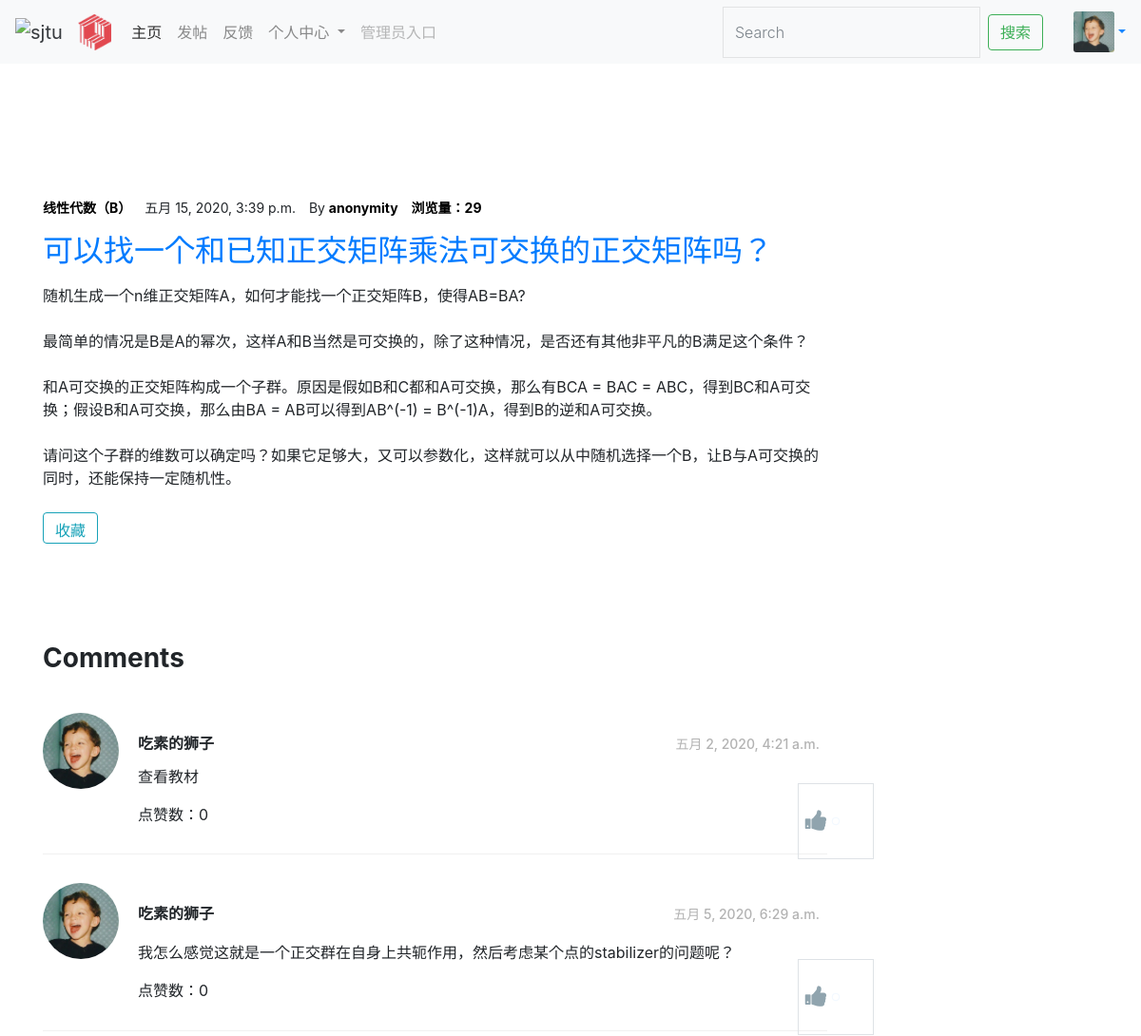
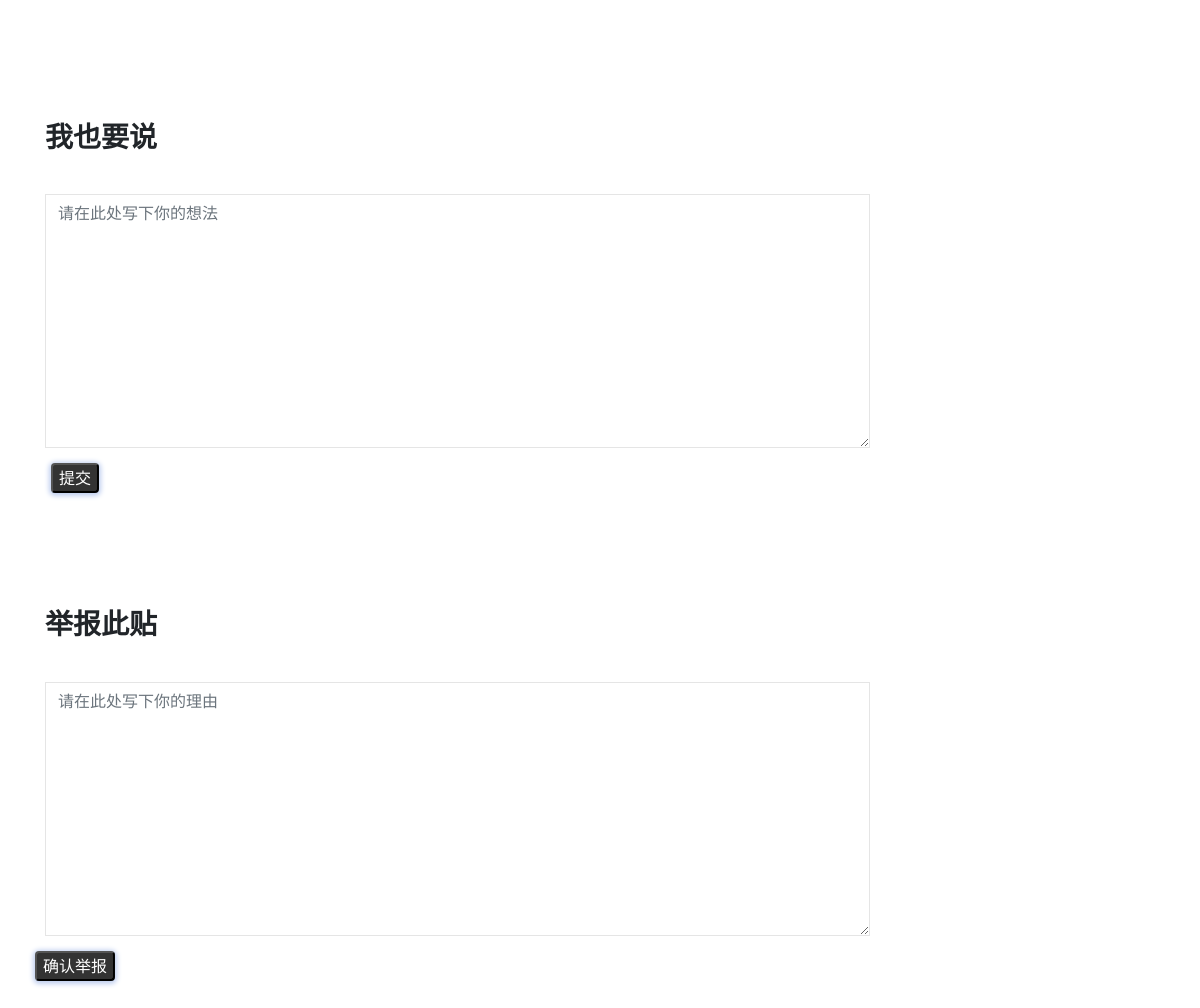
Page /qas_system/question/7/ (signed in) on the committed database (2 pictures, top to bottom).
### qas_system/models.py (models this page shows, shortened)
class User(models.Model):
    user_name = models.CharField(verbose_name='用户名', max_length=30, blank=False, unique=True)
    password = models.CharField(verbose_name='密码', max_length=30, blank=False)
    avatar = models.ImageField(upload_to='avatar/', verbose_name='头像', blank=True, null=True)
    email = models.CharField(max_length=20, default='', verbose_name='邮箱', blank=True, null=True)
    bio = models.TextField(max_length=500, default='', verbose_name='个人简介', blank=True, null=True)
    college = models.CharField(max_length=30, default='', verbose_name='学院', blank=True, null=True)
    major = models.CharField(max_length=20, default='', verbose_name='专业', blank=True, null=True)
    grade = models.CharField(max_length=20, default='', verbose_name='年级', blank=True, null=True)
    sex = models.CharField(max_length=2, default='', verbose_name='性别', blank=True, null=True)
    collect_question = models.ManyToManyField('Question')
    def __str__(self):
        return self.user_name

class Question(models.Model):
    question_title = models.CharField(verbose_name='标题', max_length=30, blank=False)
    question_text = RichTextField(verbose_name='具体描述')
    question_subject = models.ForeignKey('Subject', verbose_name='科目', on_delete=models.CASCADE)
    pub_date = models.DateTimeField(auto_now=True, verbose_name='提问日期')
    page_views = models.PositiveIntegerField(default=0, verbose_name='浏览量')
    questioner = models.ForeignKey('User', verbose_name='提问者', on_delete=models.CASCADE)
    good_num = models.IntegerField(default=0, verbose_name='点赞量')

class Subject(models.Model):
    name = models.CharField(max_length=30, unique=True, verbose_name='科目名称')
    def __str__(self):
        return self.name

class Comment(models.Model):
    question = models.ForeignKey('Question', verbose_name='问题', on_delete=models.CASCADE, related_name='comments')
    comment_text = RichTextField(verbose_name='评论内容')
    pub_date = models.DateTimeField(auto_now=True, verbose_name='评论时间')
    good_num = models.IntegerField(default=0, verbose_name='点赞量')
    comment_person = models.ForeignKey('User', verbose_name='评论者', on_delete=models.CASCADE, related_name='comments')
    class Meta:
        ordering = ('pub_date',)

### qas_system/views.py (the view)
# urls.py: path('question/<int:id>/', views.test_questionpage_ly, name='question_detail'),
def test_questionpage_ly(request, id):
    question = models.Question.objects.get(id=id)
    question.page_views += 1
    question.save(update_fields=['page_views'])
    comments = Comment.objects.filter(question=id)
    tipoffs = Tipoff.objects.filter(question=id)
    user = models.User.objects.get(id=request.session['user_id'])
    context = {'question': question, 'comments': comments, 'tipoffs': tipoffs, 'user': user}
    return render(request, 'question_detail.html', context)

### templates/question_detail.html (shortened to what this page needs)
{% extends 'base.html' %}
{% load static %}
{% block link_before %}
    <link rel="stylesheet" href="{% static 'font-awesome-4.7.0/css/font-awesome.min.css' %}">
{% endblock %}
{% block link_after %}
    <link rel="stylesheet" href="{% static 'mycss/style.css' %}">
{% endblock %}
{% block content %}
<div id="colorlib-container">
			<div class="container">
				<div class="row">
					<div class="col-md-9 content">
						<div class="row row-pb-lg">
							<div class="col-md-12">
								<div class="blog">
									<div class="desc">
										<p class="meta">
											<span class="sub"><a href="#">{{ question.question_subject }}</a></span>
											<span class="date">{{ question.pub_date }}</span>
											<span class="questioner">By <a href="#">{{ question.questioner }}</a></span>
                                            <span class="questioner"><a href="#">浏览量：{{ question.page_views }}</a></span>
										</p>
										<h2><a href="#">{{ question.question_title }}</a></h2>
                                        <p>{{ question.question_text | safe }}</p>
                                    </div>
                                    <div align="left">
                                        <button style="height: 33px" class="btn btn-outline-info my-2 my-sm-2" type="submit" onclick="javascrtpt:window.location.href='{% url 'qas_system:question_fav' question.id %}' ">收藏</button>
                                        <a>&nbsp;</a>
                                    </div>
								</div>
							</div>
						</div>
                        <div class="row row-pb-lg">
							<div class="col-md-12">
								<h2 class="comment-heading">Comments</h2>
                             {% if not comments %}
                             <div style="text-align: center" class="text-black-50">
                                 暂无评论</div>
                            {% else %}
                                {% for commenti in comments %}
                                    <div class="review">
                                    {% if commenti.comment_person.avatar %}
                                        <div class="user-img" style="background-image: url('{{commenti.comment_person.avatar.url}}'); background-size: contain " > </div>
                                    {% else %}
                                        <img width="80" height="80" src="/media/avatar/default0.jpg" class="img-circle"/>
                                    {% endif %}
                                    <div class="desc py-3">
                                        <h4>
                                            <span class="text-left"><strong>{{commenti.comment_person}}</strong></span>
                                            <span class="text-right">{{ commenti.pub_date }}</span>
                                        </h4>
                                        <p>{{ commenti.comment_text | safe}}</p>
                                        <div class="row justify-content-between">
                                            <div class="col-4 ">点赞数：{{ commenti.good_num }}</div>
                                                <div class="col-1 icon-wrapper ">
                                                    <span class="icon"><i class="fa fa-thumbs-up"></i></span>
                                                    <div class="border"><span></span></div>
                                                    <div class="satellite">
                                                    </div>
                                                </div>
                                        </div>
                                    </div>
                                    </div>
                                {% endfor %}
                            {% endif %}
                            </div>
							</div>
                        <div class="row">
							<div class="col-md-12">
                                <h2 class="comment-heading"><strong>我也要说</strong></h2>
								<form action="{% url 'qas_system:question_comment' question.id %}" method="post">
									<div class="row form-group">
										<div class="col-md-12">
											<textarea id="comment_text" name="comment_text" cols="30" rows="10" class="form-control" placeholder="请在此处写下你的想法"></textarea>
										</div>
									</div>
									<div class="form-group">
										<div class="btn-contain">
                                            <button type="submit" class="submit_btn">提交</button>
                                            <span class="btn-particles"></span>
                                        </div>
									</div>
								</form>
							</div>
						</div>
                        <div class="row">
							<div class="col-md-12">
                                <h2 class="comment-heading"><strong>举报此贴</strong></h2>
								<form action="{% url 'qas_system:question_tipoff' question.id %}" method="post">
									<div class="row form-group">
										<div class="col-md-12">
											<textarea id="reason" name="comment_text" cols="30" rows="10" class="form-control" placeholder="请在此处写下你的理由"></textarea>
										</div>
									</div>
									<div class="form-group">
										<div class="btn-contain">
                                            <button type="submit" class="submit_btn">确认举报</button>
                                            <span class="btn-particles"></span>
                                        </div>
									</div>
								</form>
							</div>
						</div>
                    </div>
                </div>
			</div>
</div>
{% endblock %}

### templates/header.html (shortened to what this page needs)
<nav class="navbar navbar-expand-lg navbar-light bg-light header">
  <a class="navbar-brand" >
      <img src="http://vi.sjtu.edu.cn/uploads/files/caf2f5045c47308250fab3812dfe2003-6896b91594f238b24e67696224948251.png" alt="sjtu">
      <img alt="qas logo" style="width: 35px; height:38px">
      <a>&nbsp;&nbsp;&nbsp;</a>
  </a>
  <div class="collapse navbar-collapse" id="navbarSupportedContent">
    <ul class="navbar-nav mr-auto">
      <li class="nav-item active">
        <a class="nav-link" href="/qas_system/all_question">主页 <span class="sr-only">(current)</span></a>
      </li>
      <li class="nav-item">
        <a class="nav-link" href="/qas_system/createq">发帖</a>
      </li>
      <li class="nav-item">
        <a class="nav-link" href="">反馈</a>
      </li>
      <li class="nav-item dropdown">
        <a class="nav-link dropdown-toggle" href="#" id="navbarDropdown" role="button" data-toggle="dropdown" aria-haspopup="true" aria-expanded="false">
          个人中心
        </a>
      </li>
      <li class="nav-item">
        <a class="nav-link disabled" href="/admin" tabindex="-1" aria-disabled="true">管理员入口</a>
      </li>
    </ul>
    <form class="form-inline my-2 my-lg-0" action="/qas_system/search_keyword/" >
      <input class="form-control mr-sm-2" type="search" placeholder="Search" aria-label="Search">
      <button class="btn btn-outline-success my-2 my-sm-0" type="submit" onclick="javascrtpt:window.location.href='/qas_system/search_keyword' ">搜索</button>
    </form>
    <a>&nbsp;&nbsp;&nbsp;&nbsp;&nbsp;&nbsp;&nbsp;</a>
	    {% if user.avatar %}
            <img src="{{ user.avatar.url }}" class="card-img" style="width: 43px; height: 43px"/>
            <a>&nbsp;</a>
            <div class="dropdown" >
            <a class="dropdown-toggle" href="#" id="Dropdown2"  data-toggle="dropdown" aria-haspopup="true" aria-expanded="false"></a>
            </div>
        {% else %}
            <a href="/qas_system/login/">登录</a>
        {% endif %}
  </div>
</nav>

### static/mycss/header.css (style rules this page uses)
.navbar a img { width: 50px; height: 50px; }
.header { width:100%; height: 67px; position:fixed; top:0px; left:0px; z-index: 100; opacity: 90%; }

### static/mycss/style.css (style rules this page uses)
.row-pb-lg { padding-bottom: 6em !important; }
#colorlib-container { padding: 7em 0; clear: both; }
.blog .desc .meta { font-size: 14px; }
.blog .desc .meta span { padding-right: 10px; }
.blog .desc .meta span a { color: #000; font-weight: 700; }
.comment-heading { font-weight: 700; font-size: 28px; margin-bottom: 40px; }
.form-control { -webkit-box-shadow: none; -moz-box-shadow: none; -ms-box-shadow: none; -o-box-shadow: none; box-shadow: none; border: none; font-size: 16px !important; font-weight: 300; -webkit-border-radius: 0px; -moz-border-radius: 0px; -ms-border-radius: 0px; border-radius: 0px; }
.form-control { -webkit-box-shadow: none; box-shadow: none; background: transparent; border: 1px solid rgba(0, 0, 0, 0.1); height: 54px; font-size: 18px; font-weight: 300; }
.form-group { margin-bottom: 30px; }
.review { width: 100%; float: left; margin-bottom: 30px; border-bottom: 1px solid #f0f0f0; }
.review .user-img { width: 80px; height: 80px; -webkit-border-radius: 50%; -moz-border-radius: 50%; -ms-border-radius: 50%; border-radius: 50%; float: left; }
.review .desc { width: calc(100% - 100px); float: right; }
.review .desc h4 { width: 100%; margin-bottom: 10px; }
.review .desc h4 span { width: 49%; display: inline-block; }
.review .desc h4 span:first-child { font-size: 16px; }
.review .desc h4 span:last-child { font-size: 14px; color: #b3b3b3; }
.icon-wrapper, .icon-wrapper-2 { font-size: 25px; text-align: right; position: relative; cursor: pointer; display: inline-block; }
.icon-wrapper .icon, .icon-wrapper-2 .icon { color: #90A4AE; }
.icon-wrapper .icon i, .icon-wrapper-2 .icon i { -webkit-transform: scale(1); transform: scale(1); }
.icon-wrapper .border, .icon-wrapper-2 .border { position: absolute; top: 50%; left: 91%; width: 80px; height: 80px; margin-left: -40px; margin-top: -40px; z-index: 0; -webkit-transition: all ease .5s; transition: all ease .5s; -webkit-transform-origin: 0px 0px; transform-origin: 0px 0px; }
.icon-wrapper .border span, .icon-wrapper-2 .border span { position: absolute; left: 0; width: 100%; height: 100%; border-radius: 50%; border: 1px solid #6eb1ff; -webkit-transform: scale(0.1); transform: scale(0.1); }
.icon-wrapper .satellite, .icon-wrapper-2 .satellite { position: absolute; left: 91%; top: 50%; width: 80px; height: 80px; margin-left: -40px; margin-top: -40px; }
.btn-contain { width: 200px; height: 100px; position: relative; transform: translate(-35%,-50%); }
.submit_btn { position: absolute; top: 50%; left: 50%; transform: translate(-50%, -50%); border-radius: 4px; background: #333; text-align: center; z-index: 10; transition: 0.2s; cursor: pointer; color: #fff; box-shadow: 0px 1px 5px 2px #BFCEEF; }
.btn-particles { width: 100px; height: 100px; position: absolute; border-radius: 50%; color: #eee; font-family: monospace; z-index: 5; }

### rows in the picture
User: avatar (picture)
Question: question_subject "线性代数（B）", pub_date "五月 15, 2020, 3:39 p.m.", questioner "anonymity", page_views "29", question_title "可以找一个和已知正交矩阵乘法可交换的正交矩阵吗？", question_text "随机生成一个n维正交矩阵A，如何才能找一个正交矩阵B，使得AB=BA? 最简单的情况是B是A的幂次，这样A和B当然是可交换的，除了这种情况，是否还有其他非平凡的B满足这个条件？ 和A可交换的正交矩阵构成一个子群。原因是假如B和C都和A可交换，那么有BCA = BAC = ABC，得到BC和A可交换；假设B和A可交换，那么由BA = AB可以得到AB^(-1) = B^(-1)A，得到B的逆和A可交换。 请问这个子群的维数可以确定吗？如果它足够大，又可以参数化，这样就可以从中随机选择一个B，让B与A可交换的同时，还能保持一定随机性。"
Comment: comment_person.avatar (picture), comment_person "吃素的狮子", pub_date "五月 2, 2020, 4:21 a.m.", comment_text "查看教材", good_num "0"
Comment: comment_person.avatar (picture), comment_person "吃素的狮子", pub_date "五月 5, 2020, 6:29 a.m.", comment_text "我怎么感觉这就是一个正交群在自身上共轭作用，然后考虑某个点的stabilizer的问题呢？", good_num "0"
